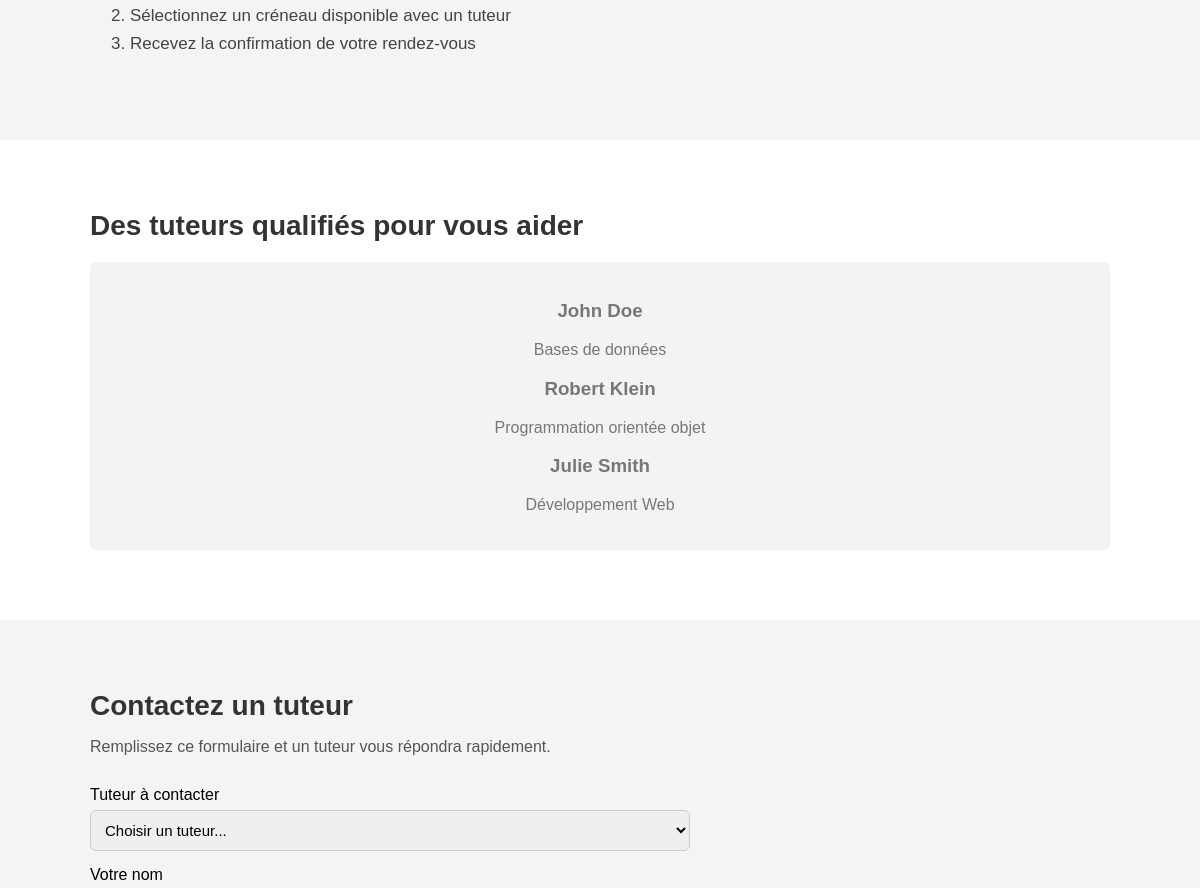
/ (middle part), run on an earlier commit of the app's database.
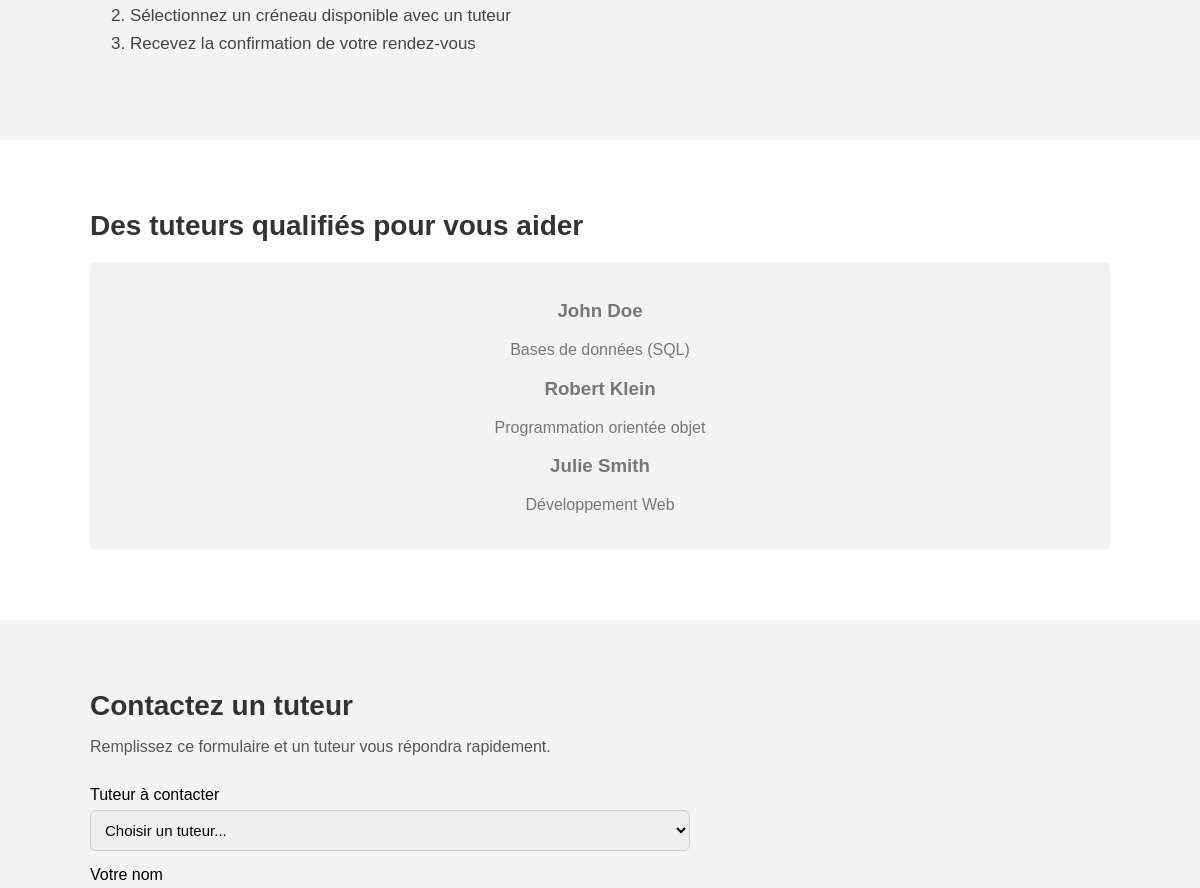
And on a later commit of the database.
### tables this page shows
CREATE TABLE tuteurs (
    id_tuteur INT AUTO_INCREMENT PRIMARY KEY,
    nom VARCHAR(100) NOT NULL,
    prenom VARCHAR(100) NOT NULL,
    specialite VARCHAR(150),
    email VARCHAR(150) UNIQUE NOT NULL,
    telephone VARCHAR(20),
    date_inscription TIMESTAMP DEFAULT CURRENT_TIMESTAMP
);

### index.php (the view, shortened to what this page needs)
<?php
try {
    $conn = new PDO(
        "mysql:host=localhost;dbname=tutoplus_db;charset=utf8mb4",
        "root",
        ""
    );
    $conn->setAttribute(PDO::ATTR_ERRMODE, PDO::ERRMODE_EXCEPTION);
} catch (PDOException $e) {
    echo "Erreur de connexion: " . $e->getMessage();
    exit;
}
try {
    $stmt = $conn->query("SELECT id_tuteur, nom, prenom, specialite FROM tuteurs ORDER BY nom ASC");
    $tuteurs = $stmt->fetchAll(PDO::FETCH_ASSOC);
} catch (PDOException $e) {
    echo "Erreur lors du chargement des tuteurs: " . $e->getMessage();
    exit;
}
?>
<!DOCTYPE html>
<html lang="fr">
<head>
    <link rel="stylesheet" href="style.css">
</head>
<body>
    <main>
        <section id="fonctionnement" class="section-alt">
            <div class="container">
                <ol class="etapes-fonctionnement">
                    <li>Sélectionnez un créneau disponible avec un tuteur</li>
                    <li>Recevez la confirmation de votre rendez-vous</li>
                </ol>
            </div>
        </section>
        <section id="tuteurs" class="section">
            <div class="container">
                <header class="section-header">
                    <h2>Des tuteurs qualifiés pour vous aider</h2>
                </header>
                <div class="tuteurs-liste">
                    <?php foreach ($tuteurs as $t): ?>
                        <div class="tuteur-card">
                            <h3><?= htmlspecialchars($t['prenom'] . " " . $t['nom']) ?></h3>
                            <p><?= htmlspecialchars($t['specialite']) ?></p>
                        </div>
                    <?php endforeach; ?>
                </div>
            </div>
        </section>
        <section id="contact" class="section-alt">
            <div class="container">
                <header class="section-header">
                    <h2>Contactez un tuteur</h2>
                    <p>Remplissez ce formulaire et un tuteur vous répondra rapidement.</p>
                </header>
                <form id="contactForm" class="contact-form">
                    <div class="form-group">
                        <label>Tuteur à contacter</label>
                        <select id="tuteur" required>
                            <option value="">Choisir un tuteur...</option>
                        </select>
                    </div>
                    <div class="form-group">
                        <label>Votre nom</label>
                    </div>
                </form>
            </div>
        </section>
    </main>
</body>
</html>

What changed in the data, as far as the page shows it:
changed tuteurs "John Doe": specialite "Bases de données" → "Bases de données (SQL)"
